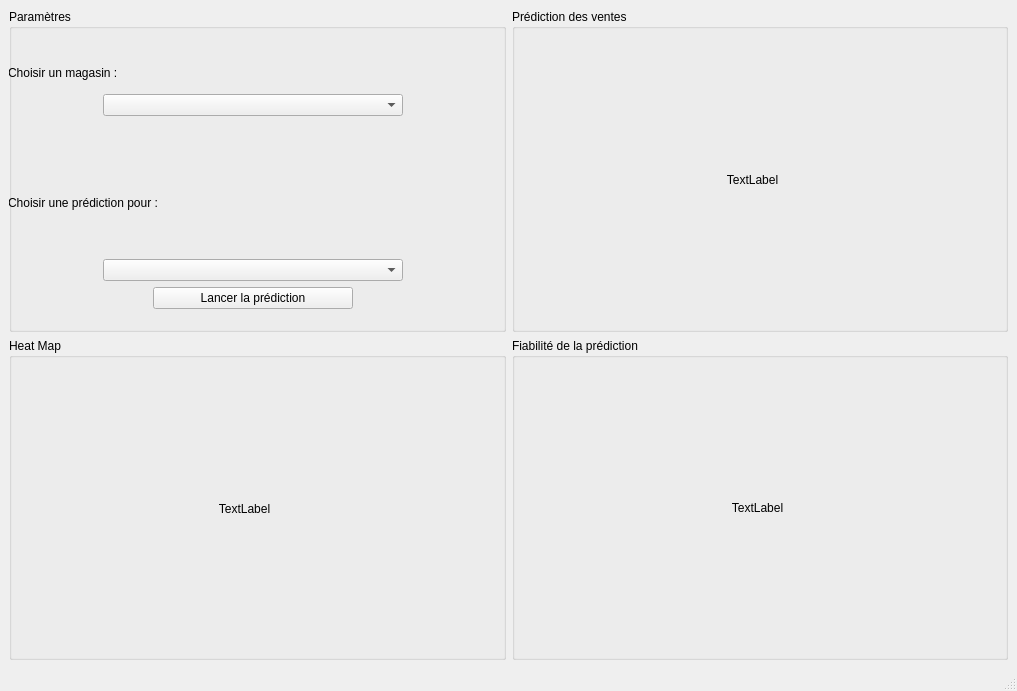
<?xml version="1.0" encoding="UTF-8"?>
<ui version="4.0">
 <class>MainWindow</class>
 <widget class="QMainWindow" name="MainWindow">
  <property name="geometry">
   <rect>
    <x>0</x>
    <y>0</y>
    <width>1017</width>
    <height>691</height>
   </rect>
  </property>
  <property name="windowTitle">
   <string>Interface de prévision des ventes - Walmart</string>
  </property>
  <widget class="QWidget" name="centralwidget">
   <layout class="QGridLayout" name="gridLayout">
    <item row="1" column="1">
     <layout class="QVBoxLayout" name="verticalLayout_4">
      <item>
       <widget class="QGroupBox" name="groupBoxRMSEIndicator">
        <property name="title">
         <string>Fiabilité de la prédiction</string>
        </property>
        <widget class="QWidget" name="horizontalLayoutWidget_5">
         <property name="geometry">
          <rect>
           <x>90</x>
           <y>20</y>
           <width>311</width>
           <height>291</height>
          </rect>
         </property>
         <layout class="QHBoxLayout" name="horizontalLayout_5">
          <item>
           <widget class="QLabel" name="labelFiabilite">
            <property name="sizePolicy">
             <sizepolicy hsizetype="Expanding" vsizetype="Expanding">
              <horstretch>0</horstretch>
              <verstretch>0</verstretch>
             </sizepolicy>
            </property>
            <property name="minimumSize">
             <size>
              <width>300</width>
              <height>300</height>
             </size>
            </property>
            <property name="text">
             <string>TextLabel</string>
            </property>
            <property name="alignment">
             <set>Qt::AlignmentFlag::AlignCenter</set>
            </property>
           </widget>
          </item>
         </layout>
        </widget>
       </widget>
      </item>
     </layout>
    </item>
    <item row="1" column="0">
     <layout class="QVBoxLayout" name="verticalLayout_3">
      <item>
       <widget class="QGroupBox" name="groupBoxHeatMap">
        <property name="title">
         <string>Heat Map</string>
        </property>
        <widget class="QWidget" name="horizontalLayoutWidget_4">
         <property name="geometry">
          <rect>
           <x>80</x>
           <y>20</y>
           <width>311</width>
           <height>302</height>
          </rect>
         </property>
         <layout class="QHBoxLayout" name="horizontalLayout_4">
          <item>
           <widget class="QLabel" name="labelHeatmap">
            <property name="sizePolicy">
             <sizepolicy hsizetype="Expanding" vsizetype="Expanding">
              <horstretch>0</horstretch>
              <verstretch>0</verstretch>
             </sizepolicy>
            </property>
            <property name="minimumSize">
             <size>
              <width>300</width>
              <height>300</height>
             </size>
            </property>
            <property name="text">
             <string>TextLabel</string>
            </property>
            <property name="alignment">
             <set>Qt::AlignmentFlag::AlignCenter</set>
            </property>
           </widget>
          </item>
         </layout>
        </widget>
       </widget>
      </item>
     </layout>
    </item>
    <item row="0" column="0">
     <layout class="QVBoxLayout" name="verticalLayout">
      <item>
       <widget class="QGroupBox" name="groupBoxParams">
        <property name="title">
         <string>Paramètres</string>
        </property>
        <widget class="QWidget" name="verticalLayoutWidget_5">
         <property name="geometry">
          <rect>
           <x>-1</x>
           <y>19</y>
           <width>491</width>
           <height>281</height>
          </rect>
         </property>
         <layout class="QVBoxLayout" name="verticalLayout_5">
          <item>
           <layout class="QVBoxLayout" name="verticalLayout_6">
            <item>
             <spacer name="verticalSpacer_2">
              <property name="orientation">
               <enum>Qt::Orientation::Vertical</enum>
              </property>
              <property name="sizeType">
               <enum>QSizePolicy::Policy::Maximum</enum>
              </property>
              <property name="sizeHint" stdset="0">
               <size>
                <width>20</width>
                <height>30</height>
               </size>
              </property>
             </spacer>
            </item>
            <item>
             <widget class="QLabel" name="label">
              <property name="maximumSize">
               <size>
                <width>16777215</width>
                <height>30</height>
               </size>
              </property>
              <property name="text">
               <string>Choisir un magasin : </string>
              </property>
             </widget>
            </item>
            <item>
             <layout class="QHBoxLayout" name="horizontalLayout">
              <item>
               <widget class="QComboBox" name="comboMagasin">
                <property name="maximumSize">
                 <size>
                  <width>300</width>
                  <height>16777215</height>
                 </size>
                </property>
               </widget>
              </item>
             </layout>
            </item>
            <item>
             <spacer name="verticalSpacer">
              <property name="orientation">
               <enum>Qt::Orientation::Vertical</enum>
              </property>
              <property name="sizeType">
               <enum>QSizePolicy::Policy::Maximum</enum>
              </property>
              <property name="sizeHint" stdset="0">
               <size>
                <width>20</width>
                <height>30</height>
               </size>
              </property>
             </spacer>
            </item>
           </layout>
          </item>
          <item>
           <layout class="QVBoxLayout" name="verticalLayout_8">
            <item>
             <widget class="QLabel" name="label_2">
              <property name="text">
               <string>Choisir une prédiction pour : </string>
              </property>
             </widget>
            </item>
            <item>
             <layout class="QHBoxLayout" name="horizontalLayout_3">
              <item>
               <widget class="QComboBox" name="comboDuree">
                <property name="maximumSize">
                 <size>
                  <width>300</width>
                  <height>16777215</height>
                 </size>
                </property>
               </widget>
              </item>
             </layout>
            </item>
           </layout>
          </item>
          <item>
           <layout class="QVBoxLayout" name="verticalLayout_7">
            <item>
             <layout class="QHBoxLayout" name="horizontalLayout_2">
              <item>
               <widget class="QPushButton" name="predictionBtn">
                <property name="maximumSize">
                 <size>
                  <width>200</width>
                  <height>16777215</height>
                 </size>
                </property>
                <property name="text">
                 <string>Lancer la prédiction</string>
                </property>
               </widget>
              </item>
             </layout>
            </item>
           </layout>
          </item>
         </layout>
        </widget>
       </widget>
      </item>
     </layout>
    </item>
    <item row="0" column="1">
     <layout class="QVBoxLayout" name="verticalLayout_2">
      <item>
       <widget class="QGroupBox" name="groupBoxTopSales">
        <property name="title">
         <string>Prédiction des ventes </string>
        </property>
        <widget class="QWidget" name="verticalLayoutWidget_9">
         <property name="geometry">
          <rect>
           <x>90</x>
           <y>20</y>
           <width>301</width>
           <height>302</height>
          </rect>
         </property>
         <layout class="QVBoxLayout" name="verticalLayout_9">
          <item>
           <widget class="QLabel" name="labelPrediction">
            <property name="sizePolicy">
             <sizepolicy hsizetype="Expanding" vsizetype="Expanding">
              <horstretch>0</horstretch>
              <verstretch>0</verstretch>
             </sizepolicy>
            </property>
            <property name="minimumSize">
             <size>
              <width>300</width>
              <height>300</height>
             </size>
            </property>
            <property name="text">
             <string>TextLabel</string>
            </property>
            <property name="alignment">
             <set>Qt::AlignmentFlag::AlignCenter</set>
            </property>
           </widget>
          </item>
         </layout>
        </widget>
       </widget>
      </item>
     </layout>
    </item>
   </layout>
  </widget>
  <widget class="QStatusBar" name="statusbar"/>
 </widget>
 <resources/>
 <connections/>
</ui>
